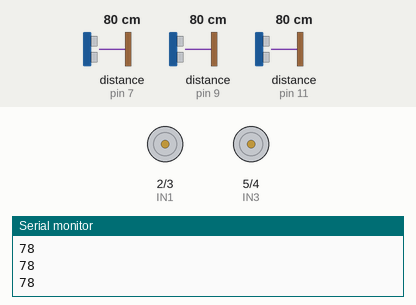
A sketch run on a simulated Arduino Uno, built with avr-gcc and run on an emulated ATmega328P. Shown: motor-driver pin pairs drawn as motors (green arrow = first pin HIGH = forward, orange = second pin HIGH = backward, longer = more drive), the last lines printed to the serial monitor. Wiring (inferred from the names in the program): 3 × ultrasonic range finder: trigger pin 6, echo pin 7 / trigger pin 8, echo pin 9 / trigger pin 10, echo pin 11. Inputs (shaded band) come from the test bench; at power-on: distance to the obstacle (sensors on pin 7, pin 9, pin 11) 80 cm. The echo pulse lasts 58.3 µs per cm.

Above: at 6.2 s.
6.3 s: distance to the obstacle (sensor on pin 7) set to 55 cm
7.8 s: distance to the obstacle (sensor on pin 7) set to 49 cm
At 8.8 s:
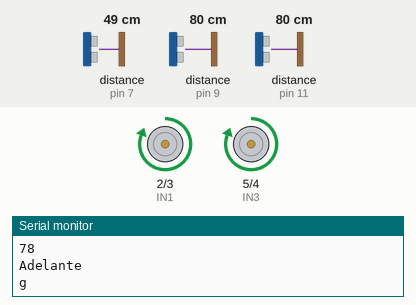
9.3 s: distance to the obstacle (sensor on pin 9) set to 56 cm
10.8 s: distance to the obstacle (sensor on pin 9) set to 46 cm
At 11.6 s:
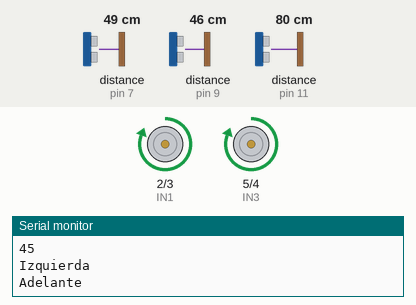
13.8 s: distance to the obstacle (sensor on pin 11) set to 54 cm
16.8 s: distance to the obstacle (sensor on pin 11) set to 46 cm
At 17.9 s:
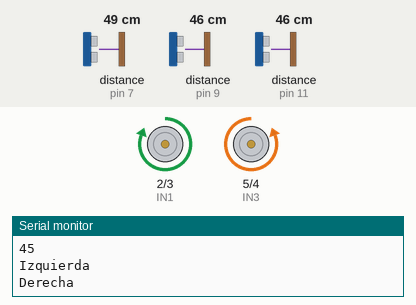
Timing chart, 0 to 20.8 s (numbered marks = the images above; inputs shaded):
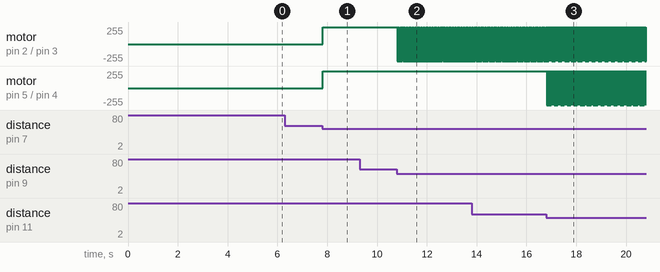

The sketch:

yokozunav3.ino
```cpp
//ultima modificacion 11/06/2024

  // Motor derecha
  int IN2 = 3;
  int IN1 = 2;

  // Motor izquierda
  int IN4 = 4;
  int IN3 = 5;

  // Sensor ultrasónico 1 frente
  const int Trigger1 = 6; // Pin digital 6 para el trigger del sensor
  const int Echo1 = 7;
  long t1;
  long d1;

  //sensor ultrasonico 2 derecha
  const int Trigger2 = 8;
  const int Echo2 = 9;
  long t2;
  long d2;

  //sensor ultrasonico 3 izquierda
  const int Trigger3 = 10;
  const int Echo3 = 11;
  long t3;
  long d3;

  // sensor IR derecha
  int IR_derecha = 12;
  int valor_derecha;

  // sensor IR izquierda
  int IR_izquierdo = 15;
  int valor_izquierdo;

  void adelante()
  {
    digitalWrite(IN1, HIGH);
    digitalWrite(IN2, LOW);
    digitalWrite(IN3, HIGH);
    digitalWrite(IN4, LOW);
    Serial.println("Adelante");
  }

  void atras()
  {
    digitalWrite(IN1, LOW);
    digitalWrite(IN2, HIGH);
    digitalWrite(IN3, LOW);
    digitalWrite(IN4, HIGH);
    Serial.println("Atrás");
  }

  void derecha()
  {
    digitalWrite(IN1, HIGH);
    digitalWrite(IN2, LOW);
    digitalWrite(IN3, LOW);
    digitalWrite(IN4, HIGH);
    Serial.println("Derecha");
  }

  void izquierda()
  {
    digitalWrite(IN1, LOW);
    digitalWrite(IN2, HIGH);
    digitalWrite(IN3, HIGH);
    digitalWrite(IN4, LOW);
    Serial.println("Izquierda");
  }

  void detener()
  {
    digitalWrite(IN1, LOW);
    digitalWrite(IN2, LOW);
    digitalWrite(IN3, LOW);
    digitalWrite(IN4, LOW);
    Serial.println("Detener");
  }

  //Sensor soni frente
  void ultra1() {
    digitalWrite(Trigger1, HIGH);
    delayMicroseconds(10);
    digitalWrite(Trigger1, LOW);

    t1 = pulseIn(Echo1, HIGH);
    d1 = t1 / 59;

    //Serial.println(d1);

    if ((d1 <= 50)&& d1>0){
      adelante();
      delay(11);
      Serial.println(d1,"Avanzar");
    }
    else{
      //detener();
    }
  }

  // Sensor soni derecha
  void ultra2(){
    digitalWrite(Trigger2, HIGH);
    delayMicroseconds(10);
    digitalWrite(Trigger2, LOW);

    t2 = pulseIn(Echo2, HIGH);
    d2 = t2 / 59;
    Serial.println(d2);


    if (d2 <= 50){
      izquierda();
      delay(11);
    }
    else {
      //detener();
    }
  }

  //Sensor soni izquierda
  void ultra3() {
    digitalWrite(Trigger3, HIGH);
    delayMicroseconds(10);
    digitalWrite(Trigger3, LOW);

    t3 = pulseIn(Echo3, HIGH);
    d3 = t3 / 59;

    //Serial.println(d3);

    if ((d3 <= 50)&& d3>0){
      derecha();
      delay(11);
      Serial.println(d3);
    }
    else{
      //detener();
    }
  }


  // si no detecta nada los sensores sonicos, que rote 180 grados
  void giro() {
    digitalWrite(Trigger1, HIGH);
    delayMicroseconds(10);
    digitalWrite(Trigger1, LOW);

    t1 = pulseIn(Echo1, HIGH);
    d1 = t1 / 59;

    digitalWrite(Trigger2, HIGH);
    delayMicroseconds(10);
    digitalWrite(Trigger2, LOW);

    t2 = pulseIn(Echo2, HIGH);
    d2 = t2 / 59;

    digitalWrite(Trigger3, HIGH);
    delayMicroseconds(10);
    digitalWrite(Trigger3, LOW);

    t3 = pulseIn(Echo3, HIGH);
    d3 = t3 / 59;


    Serial.println(d1);
    Serial.println(d2);
    Serial.println(d3);
    if (d1 >= 50 && d2 >= 50 && d3 >= 50){
      derecha();
      delay(15);
    }
  }


  // sensores IR
  void sensor_delanteros(){
    valor_derecha = digitalRead(IR_derecha);
    valor_izquierdo = digitalRead(IR_izquierdo);

    if ((valor_derecha == 0) and (valor_izquierdo == 0)){
      atras();
      // delay(2000);
      // derecha();
      // delay(2000);
     //detener();
    }
    else if ((valor_derecha == 0) and (valor_izquierdo == 1)){
      izquierda();
      // delay(1000);
    }
    //else if ((valor_izquierdo == 0) and (valor_derecha == 1)){
      //derecha();
      // delay(1000);
    //}
    // Serial.println(valor_derecha);
    // Serial.println(valor_izquierdo);
  }


// Funciones para probar los sensores IR
  void sensorDerecha() {
    valor_derecha = digitalRead(IR_derecha);

    if (valor_derecha == 1) {
      adelante();
    }
    else {
      atras();
    }
  }

  void sensorIzquierda() {
    valor_izquierdo = digitalRead(IR_izquierdo);

    if (valor_izquierdo == 1) {
      adelante();
    }
    else {
      atras();
    }
  }

  void setup() {
    // Motores
    pinMode(IN1, OUTPUT);
    pinMode(IN2, OUTPUT);
    pinMode(IN3, OUTPUT);
    pinMode(IN4, OUTPUT);

    // Sensor ultrasónico 1
    pinMode(Trigger1, OUTPUT);
    pinMode(Echo1, INPUT);
    digitalWrite(Trigger1, LOW);

    // Sensor ultrasónico 2
    pinMode(Trigger2, OUTPUT);
    pinMode(Echo2, INPUT);
    digitalWrite(Trigger2, LOW);

    // Sensor ultrasónico 3
    pinMode(Trigger3, OUTPUT);
    pinMode(Echo3, INPUT);
    digitalWrite(Trigger3, LOW);

    // Sensor IR delantero
    pinMode(IR_derecha, INPUT);

    // Sensor IR trasero
    pinMode(IR_izquierdo, INPUT);

    Serial.begin(9600);

    // delay de 3 segundos
    delay(5000);
  }

  void loop(){
    // put your main code here, to run repeatedly:
    //sensor_delanteros();
    ultra1();
    ultra2();
    ultra3();
    //giro();


    // Funciones para probar los sensores IR
     //sensorDerecha();
     //sensorIzquierda();
}
```

Measured:
- the behaviour switches between 52 and 51 cm on distance to the obstacle (sensor on pin 7) (found by bisection; images 0 and 1)
- the behaviour switches between 52 and 51 cm on distance to the obstacle (sensor on pin 9) (found by bisection; images 1 and 2)
- the behaviour switches between 52 and 51 cm on distance to the obstacle (sensor on pin 11) (found by bisection; images 2 and 3)
- after the input at 7.8 s, motor on pin 2 (IN1) / pin 3 (IN2), motor on pin 5 (IN3) / pin 4 (IN4): stopped → forward 255/255 at once
- after the input at 10.8 s, motor on pin 2 (IN1) / pin 3 (IN2): alternates forward 255/255 for 0.01 s and backward 255/255 for 0.02 s, starting at once
- after the input at 16.8 s, motor on pin 2 (IN1) / pin 3 (IN2): alternates forward 255/255 for 0.03 s and backward 255/255 for 0.01 s, starting after 0.17 s; motor on pin 5 (IN3) / pin 4 (IN4): alternates forward 255/255 for 0.03 s and backward 255/255 for 0.01 s, starting at once
